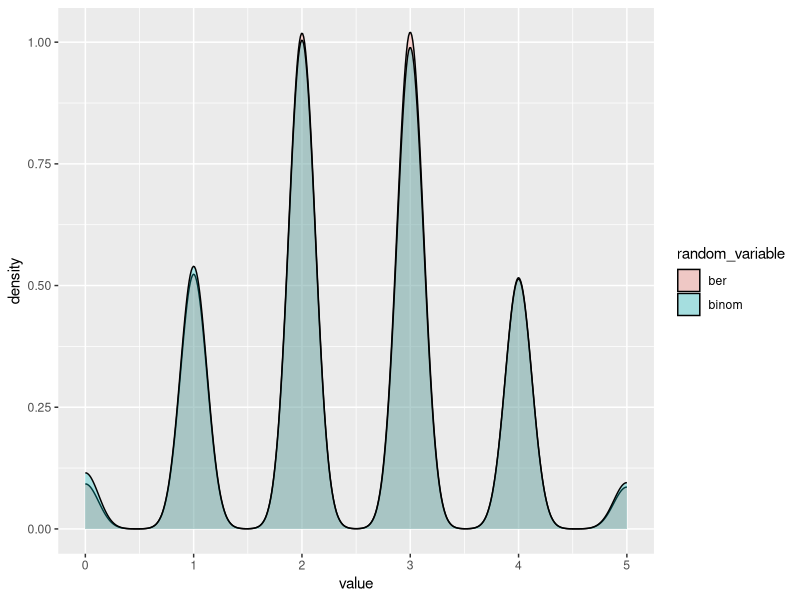

The R source for this figure:
## ---- chunk 1
knitr::opts_chunk$set(echo = TRUE)
## ---- chunk 2
library(tidyverse)
## ---- chunk 3
dat <- numeric()
for (i in 1:5000){
  val <- 0
  for (j in 1:5){
    val <- val + rbinom(1, 1, .5)
  }
  dat[i] <- val
}

dat <- tibble(ber = dat, binom = rbinom(5000, 5, .5))
dat %>% 
  pivot_longer(everything(), names_to = 'random_variable', values_to = "value") %>% 
  ggplot(aes(x = value, fill = random_variable)) +
  geom_density(alpha = .3)
